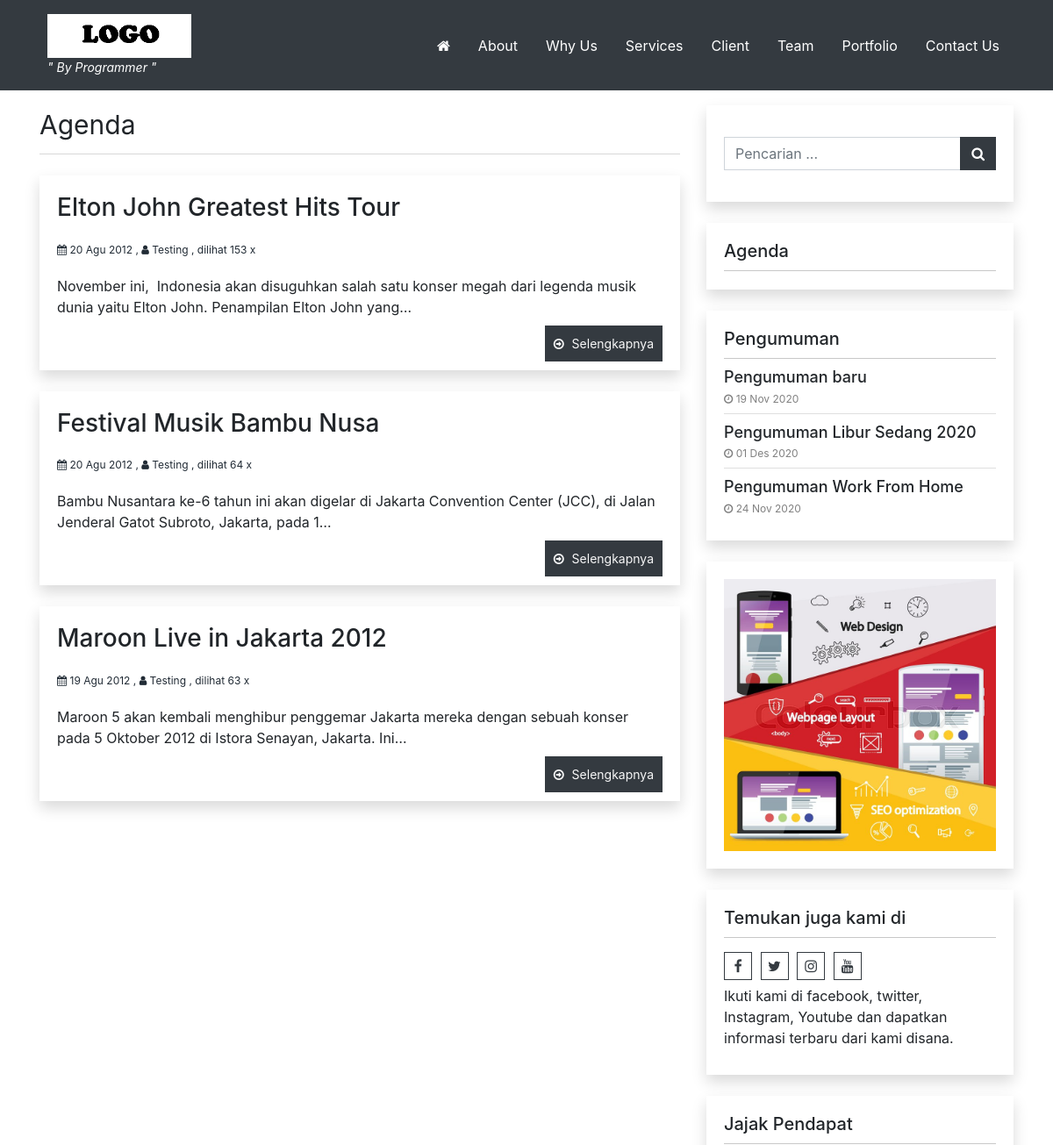
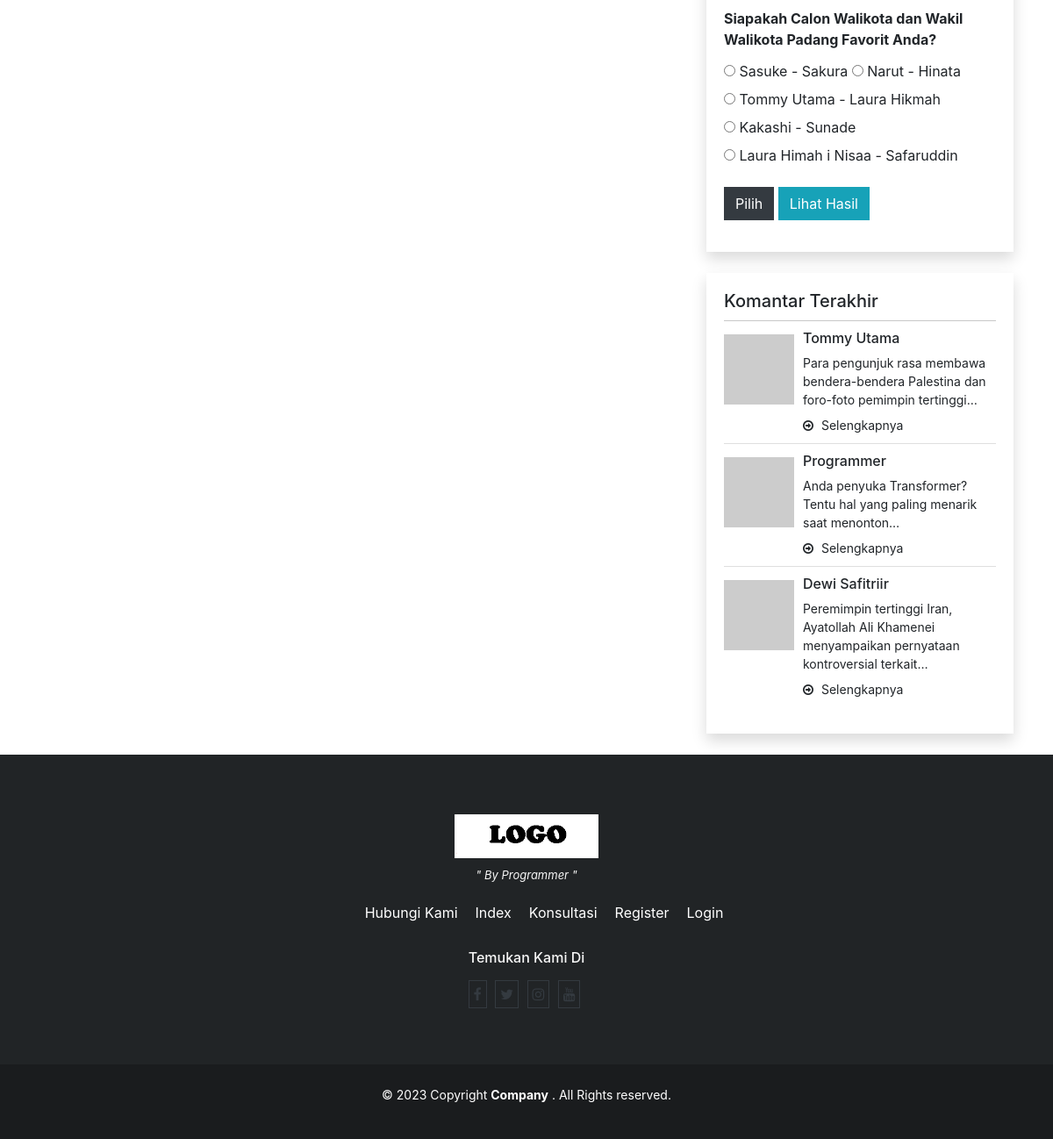
The page /index.php/agenda on the database its author committed (2 pictures, top to bottom).
### tables this page shows
CREATE TABLE `logo` (
  `id_logo` int(5) NOT NULL,
  `gambar` varchar(100) NOT NULL
);

CREATE TABLE `tbl_nicepage` (
  `id` int(5) NOT NULL,
  `key` varchar(255) DEFAULT NULL,
  `value` text DEFAULT NULL
);

CREATE TABLE `agenda` (
  `id_agenda` int(5) NOT NULL,
  `tema` varchar(100) NOT NULL,
  `tema_seo` varchar(100) NOT NULL,
  `isi_agenda` text NOT NULL,
  `tempat` varchar(100) NOT NULL,
  `pengirim` varchar(100) NOT NULL,
  `gambar` varchar(100) NOT NULL,
  `tgl_mulai` date NOT NULL,
  `tgl_selesai` date NOT NULL,
  `tgl_posting` date NOT NULL,
  `jam` varchar(50) NOT NULL,
  `dibaca` int(5) NOT NULL DEFAULT 1,
  `username` varchar(50) NOT NULL
);

CREATE TABLE `users` (
  `username` varchar(50) NOT NULL,
  `password` varchar(255) NOT NULL,
  `nama_lengkap` varchar(100) NOT NULL,
  `email` varchar(100) NOT NULL,
  `no_telp` varchar(20) NOT NULL,
  `foto` varchar(100) NOT NULL,
  `level` varchar(20) NOT NULL DEFAULT 'user',
  `blokir` enum('Y','N') NOT NULL DEFAULT 'N',
  `id_session` varchar(255) NOT NULL
);

CREATE TABLE `tbl_nicepage_pengumuman` (
  `username` varchar(50) DEFAULT NULL,
  `id_pengumuman` int(5) NOT NULL,
  `judul_seo` varchar(255) DEFAULT NULL,
  `judul` varchar(255) DEFAULT NULL,
  `gambar` varchar(255) DEFAULT NULL,
  `deskripsi` text DEFAULT NULL,
  `dibaca` int(10) DEFAULT NULL,
  `tanggal` date DEFAULT NULL
);

CREATE TABLE `pasangiklan` (
  `id_pasangiklan` int(5) NOT NULL,
  `judul` varchar(100) NOT NULL,
  `username` varchar(50) NOT NULL,
  `url` varchar(100) NOT NULL,
  `source` text NOT NULL,
  `gambar` varchar(100) NOT NULL,
  `tgl_posting` date NOT NULL
);

CREATE TABLE `identitas` (
  `id_identitas` int(5) NOT NULL,
  `nama_website` varchar(100) NOT NULL,
  `email` varchar(100) NOT NULL,
  `url` varchar(100) NOT NULL,
  `facebook` text NOT NULL,
  `rekening` varchar(100) NOT NULL,
  `no_telp` varchar(20) NOT NULL,
  `meta_deskripsi` varchar(250) NOT NULL,
  `meta_keyword` varchar(250) NOT NULL,
  `favicon` varchar(50) NOT NULL,
  `maps` text NOT NULL
);

CREATE TABLE `poling` (
  `id_poling` int(5) NOT NULL,
  `pilihan` varchar(100) NOT NULL,
  `status` varchar(20) NOT NULL,
  `username` varchar(50) NOT NULL,
  `rating` int(5) NOT NULL DEFAULT 0,
  `aktif` enum('Y','N') NOT NULL
);

CREATE TABLE `komentar` (
  `id_komentar` int(5) NOT NULL,
  `id_berita` int(5) NOT NULL,
  `nama_komentar` varchar(100) NOT NULL,
  `url` varchar(100) NOT NULL,
  `isi_komentar` text NOT NULL,
  `tgl` date NOT NULL,
  `jam_komentar` time NOT NULL,
  `aktif` enum('Y','N') NOT NULL DEFAULT 'Y',
  `email` varchar(100) NOT NULL
);

CREATE TABLE `menu` (
  `id_menu` int(5) NOT NULL,
  `id_parent` int(5) NOT NULL DEFAULT 0,
  `nama_menu` varchar(255) NOT NULL,
  `link` varchar(100) NOT NULL,
  `aktif` enum('Ya','Tidak') NOT NULL DEFAULT 'Ya',
  `position` enum('Top','Bottom') DEFAULT 'Bottom',
  `urutan` int(3) NOT NULL
);

### application/views/nicepage/agenda.php (the view, shortened to what the rows shown need)
<?php
$get_section_agenda    = $this->model_utama->view_where('tbl_nicepage',array('key' => 'section_agenda'))->row_array();
if(isset($get_section_agenda['value'])){
	if(!empty($get_section_agenda['value'])){
		$section_agenda = json_decode($get_section_agenda['value'],true);
	}
}
?>
<div class="row">
	<?php
	  foreach ($agenda->result_array() as $r) {
		  $tgl_posting = tgl_indo($r['tgl_posting']);
		  $baca = $r['dibaca']+1;
		  $judul = $r['tema'];
		  $isi = word_limiter(strip_tags($r['isi_agenda']),20);
		  $user =  $this->model_utama->view_where('users',array('username' => $r['username'] ))->row_array();
		  ?>
			<div class="col-md-12 mb-4">
			  <div class="agenda card shadow h-100">
		  			<div class="row">
						<div class="col-md-<?php echo ($section_agenda['gambar_halaman'] == '1') ? '8' : '12';?>">
							<div class="card card-content">
								<div class="card-body">
									<a href="<?php echo base_url()."agenda/detail/".$r['tema_seo'];?>">
										<h3 class="card-title"><?php echo $judul;?></h3>
									</a>
									<div class="post-meta">
										<i class="fa fa-calendar"></i> <?php echo  $tgl_posting; ?> ,
										<?php if(!empty( $user['nama_lengkap'])) {?>
											<i class="fa fa-user"></i> <?php echo $user['nama_lengkap']; ?> ,
										<?php } ?>
										dilihat <?php echo $baca;?> x
									</div>
									<div class="card-text">
										<?php echo $isi;  ?>
									</div>
									<a href="<?php echo base_url()."agenda/detail/".$r['tema_seo'];?>" class="read-more">
										Selengkapnya
									</a>
								</div>
							</div>
						</div>
					</div>
				</div>
			</div>
		  <?php
	  }
?>
</div>

### application/views/nicepage/partials/header.php (shortened to what the rows shown need)
<nav class="main-menu-container navbar navbar-dark fixed-top  py-2 py-lg-3">
	<div class="container ml-5 pl-4 ml-lg-auto pl-lg-auto">
		<?php
			$base_path = FCPATH;
			$id_website = $this->model_utama->view('identitas')->row_array();
			$logo_website = $this->model_utama->view('logo')->row_array();
		?>
		<a class="navbar-brand float-left" href="<?php echo base_url();?>">
			<?php
				if ( $logo_website['gambar'] !== '' &&  file_exists( $base_path ."asset/logo/".$logo_website['gambar'] ) ){
					$img_src = base_url() ."asset/logo/".$logo_website['gambar'] ;
					?>
						<div class="logo-header">
							<img  src="<?php echo $img_src ;?>" alt="<?php echo $id_website['nama_website']; ?>">
						</div>
					<?php
				} else {
					?>
					<?php echo $id_website['nama_website']; ?>
					<?php
				}
			?>
			<?php
			if( isset($tagline['header']) && isset($tagline['text'])) {
				if(!empty($tagline['text'] && $tagline['header'] ==  '1') ){
					?>
					<div class="tagline-header d-lg-block d-none">" <?php echo $tagline['text'];?> "</div>
					<?php
				}
			}?>
		</a>
	</div>
</nav>

### application/views/nicepage/partials/sidebar.php
<div class="sidebar">
<?php
$get_setting_sidebar    = $this->model_utama->view_where('tbl_nicepage',array('key' => 'setting_sidebar'))->row_array();
$sidebar = array();
if(isset($get_setting_sidebar['value'])) {
	if(!empty($get_setting_sidebar['value'])){
		$setting_sidebar = json_decode($get_setting_sidebar['value'],true);
		if(!empty($setting_sidebar)) {
			$number = 0;
			foreach($setting_sidebar as $i => $widget_id){
				$id = key($widget_id);
				$sidebar[$number]['widget_id'] = $id;
				$sidebar[$number]['widget_setting'] = $widget_id[$id];
				$number++;
			}
		}
	}
}
foreach($sidebar as $i => $item) {
	$file_sidebar = VIEWPATH . template().'/widgets/' . $item['widget_id'] . '.php';
	if( file_exists($file_sidebar)) {
		$widget_setting = $item['widget_setting'];
		include $file_sidebar;
	}
}
?>
</div>

### application/views/nicepage/widgets/widget_pengumuman.php (shortened to what the rows shown need)
<div class="widget card mb-4 widget-pengumuman ">
		<?php
			$jumlah_pengumuman = 0;
			if( isset($widget_setting['judul']) ) {
				if( !empty(trim($widget_setting['judul']))) {
					?>
					<h5 class="card-header">
						<?php echo $widget_setting['judul'];?>
					</h5>
					<?php
				}
			}
			if( isset($widget_setting['jumlah']) ) {
				$jumlah_pengumuman = (int) $widget_setting['jumlah'];
			}
			$tampilkan_gambar =  1;
			if( isset($widget_setting['tampilkan_gambar']) ) {
				$tampilkan_gambar = (int) $widget_setting['tampilkan_gambar'];
			}
		?>
	<div class="card-body">
		<ul>
			<?php
				$pengumuman = $this->db->query("
					SELECT
						*
					FROM
						tbl_nicepage_pengumuman
					ORDER BY
						id_pengumuman DESC
					LIMIT 0,".$jumlah_pengumuman
				)->result_array();
				foreach ($pengumuman as $item) {
					?>
					<li class="list-post">
						<div class="post-content"
							<?php if($tampilkan_gambar == 0) { ?>
								style="min-height: auto;padding: 0;"
							<?php } ?>
							>
							<a href="<?php echo base_url('pengumuman/detail/'.$item['judul_seo']);?>" >
								<h5 class="post-header">
									<?php echo $item['judul'];?>
								</h5>
							</a>
								<div class="post-meta">
									<i class="fa fa-clock-o"></i> <?php echo tgl_indo($item['tanggal']);?>
								</div>
						</div>
					</li>
					<?php
				}
			?>
		</ul>
    </div>
</div>

### application/views/nicepage/widgets/widget_iklan_sidebar.php (shortened to what the rows shown need)
<div class="widget card mb-4 widget-iklan-sidebar">
			<?php
	$iklan_sidebar = 0;
	if( isset($widget_setting['iklan_sidebar']) ) {
		$iklan_sidebar = (int) $widget_setting['iklan_sidebar'];
	}
?>
<?php
  	$pasang_iklan_sidebar = $this->db->query("SELECT * FROM pasangiklan WHERE id_pasangiklan ='". $iklan_sidebar."'");
	foreach ($pasang_iklan_sidebar->result_array() as $iklan){
		if ($iklan['gambar'] != ''){
			?>
			<a href="<?php echo $iklan['url'];?>"
				target='_blank'>
				<img style='width:100%'
					src="<?php echo base_url()."asset/foto_pasangiklan/".$iklan['gambar'];?>"
					alt="<?php echo $iklan['judul'];?>" />
			</a>
			<?php
		}
	 }
?>
</div>

### application/views/nicepage/widgets/widget_social.php
<div class="widget card mb-4 widget-social">
	<?php
		if( isset($widget_setting['judul']) ) {
			if( !empty(trim($widget_setting['judul']))) {
				?>
				<h5 class="card-header">
					<?php echo $widget_setting['judul'];?>
				</h5>
				<?php
			}
		}
	?>
	<div class="social-bar">
		<?php
			$sosmed = $this->model_utama->view('identitas')->row_array();
			$pecahd = explode(",", $sosmed['facebook']);
		?>
		<a target="_BLANK" href="<?php echo $pecahd[0]; ?>" class="social-icon"><i class="fa fa-facebook" aria-hidden="true"></i></a>
		<a target="_BLANK" href="<?php echo $pecahd[1]; ?>" class="social-icon"><i class="fa fa-twitter" aria-hidden="true"></i></a>
		<a target="_BLANK" href="<?php echo $pecahd[2]; ?>" class="social-icon"><i class="fa fa-instagram" aria-hidden="true"></i></a>
		<a target="_BLANK" href="<?php echo $pecahd[3]; ?>" class="social-icon"><i class="fa fa-youtube" aria-hidden="true"></i></a>
		<?php
			if( isset($widget_setting['teks']) ) {
				if( !empty(trim($widget_setting['teks']))) {
					?>
					<div class="social-text"><?php echo $widget_setting['teks'];?></div>
					<?php
				}
			}
		?>
	</div>
</div>

### application/views/nicepage/widgets/widget_polling.php
<div class="widget card mb-4 widget-polling">
		<?php
			if( isset($widget_setting['judul']) ) {
				if( !empty(trim($widget_setting['judul']))) {
					?>
					<h5 class="card-header">
						<?php echo $widget_setting['judul'];?>
					</h5>
					<?php
				}
			}
		?>
	<div class="card-body">
		<?php
			$t = $this->model_utama->view_where('poling',array('aktif' => 'Y','status' => 'Pertanyaan'))->row_array();
		?>
		<div class="card-title">
			<strong><?php echo $t['pilihan'];?></strong>
		</div>
		<form class="form" method="POST" action="<?php echo base_url()."polling/hasil";?>">
		<div class="form-group">
			<?php
				$pilih = $this->model_utama->view_where('poling',array('aktif' => 'Y','status' => 'Jawaban'));
				foreach ($pilih->result_array() as $p) {
					?>
					<label>
						<input type="radio" name="pilihan" value="<?php echo $p['id_poling'];?>"/> <?php echo $p['pilihan'];?>
					</label>
					<?php
				}
			?>
	 	</div>
		<div class="form-group">
			<input type=submit class="btn btn-submit" value="Pilih" />
			<a class="btn btn-info" href="<?php echo base_url()."polling";?>">Lihat Hasil</a>
		</div>
		</form>
	</div>
</div>

### application/views/nicepage/widgets/widget_komentar.php (shortened to what the rows shown need)
<div class="widget card mb-4 widget-comments">
		<?php
			$jumlah_komentar = 0;
			if( isset($widget_setting['judul']) ) {
				if( !empty(trim($widget_setting['judul']))) {
					?>
					<h5 class="card-header">
						<?php echo $widget_setting['judul'];?>
					</h5>
					<?php
				}
			}
			if( isset($widget_setting['jumlah']) ) {
				$jumlah_komentar = (int) $widget_setting['jumlah'];
			}
		?>
		<ul>
			<?php
				$komentar = $this->model_utama->view_where_ordering_limit(
					'komentar',
					array('aktif' => 'Y'),
					'id_komentar',
					'DESC',
					0,$jumlah_komentar
				);
			  	foreach ($komentar->result_array() as $r) {
					$isi_komentar = strip_tags($r['isi_komentar']);
					$avatar = md5(strtolower(trim($r['email'])));
					$b = $this->model_utama->view_where('berita',array('id_berita' => $r['id_berita']))->row_array();
					?>
					<li>
						<div class='comment-photo'>
							<?php if(!empty($avatar)) {?>
							<img src='https://www.gravatar.com/avatar/<?php echo $avatar;?>.jpg?s=60'/>
							<?php } else { ?>
							<i class="fa fa-user-circle user" aria-hidden="true"></i>
							<?php } ?>
						</div>
						<div class='comment-content'>
							<h5> <?php echo $r['nama_komentar'];?></h5>
							<div>
								<?php echo word_limiter( strip_tags($isi_komentar),10);?>
							</div>
							<a href="<?php echo base_url().$b['judul_seo'];?>" class="pt-2 read-more">
								Selengkapnya
							</a>
						</div>
					 </li>
					 <?php
				}
			?>
		</ul>
</div>

### application/views/nicepage/partials/footer.php (shortened to what the rows shown need)
<?php
$id_website = $this->model_utama->view('identitas')->row_array();
$logo_website = $this->model_utama->view('logo')->row_array();
$get_lokasi_menu    = $this->model_utama->view_where('tbl_nicepage',array('key' => 'lokasi_menu'))->row_array();
if(isset($get_lokasi_menu['value'])){
	if(!empty($get_lokasi_menu['value'])){
		$lokasi_menu = json_decode($get_lokasi_menu['value'],true);
	}
}
$menu_footer_id = '';
if(isset($lokasi_menu['menu_footer'])) {
	$menu_footer_id = $lokasi_menu['menu_footer'];
}
function build_footer_menu($menu_parent_id ){
	$list_menu = '';
	$ci = & get_instance();
	$get_menus = $ci->db->query("
		SELECT
			id_menu,
			nama_menu,
			link
		FROM
			menu
		WHERE
			aktif='Ya'
			AND
			id_parent='". $menu_parent_id."'
		ORDER BY urutan
	")->result_array();
	if(!empty($get_menus)) {
		$list_menu .= '<ul class="footer-menu">';
		foreach($get_menus as $menu_item) {
			$ahref_ttr ='';
			$base_url = base_url($menu_item['link']);
			$list_menu .= '<li class="menu-item" id="menu-item-'.$menu_item['id_menu'].'">';
			$list_menu .= '<a '. $ahref_ttr .' href="'. $base_url .'">';
			$list_menu .= $menu_item['nama_menu'];
			$list_menu .= '</a>';
			$list_menu .= '</li>';
		}
		$list_menu .= '</ul>';
	}
	return $list_menu;
}
$base_path = FCPATH;
?>
<footer>
	<div id="footer" class="py-5">
		<div class="container">
			<div class="row">
				<div class="col-md-12 text-center">
					<?php
						if ( $logo_website['gambar'] !== '' &&  file_exists( $base_path ."asset/logo/".$logo_website['gambar'] ) ){
							$img_src = base_url() ."asset/logo/".$logo_website['gambar'] ;
							?>
								<div class="logo-footer">
									<img  src="<?php echo $img_src ;?>" alt="<?php echo $id_website['nama_website']; ?>">
								</div>
							<?php
						} else {
							?>
							<h3 class="logo-text">
								<?php echo $id_website['nama_website']; ?>
							</h3>
							<?php
						}
					?>
					<?php
					if( isset($tagline['footer']) && isset($tagline['text'])) {
						if(!empty($tagline['text'] && $tagline['footer'] ==  '1') ){
							?>
							<div class="tagline-footer">" <?php echo $tagline['text'];?> "</div>
							<?php
						}
					}?>
				</div>
				<div class="col-md-12 text-center">
					<?php
						echo build_footer_menu($menu_footer_id);
					?>
				</div>
						<?php
							$sosmed = $this->model_utama->view('identitas')->row_array();
						?>
			</div>
		</div>
	</div>
	<div id="footer-bottom" class="py-4 text-center">
		<div class="container">
			<p>&copy; <?php echo date('Y');?> Copyright <b><?php echo $id_website['nama_website']; ?></b> . All Rights reserved.</p>
		</div>
	</div>
</footer>

### rows shown on the page
logo: gambar (picture)
tbl_nicepage: value "By Programmer"
agenda: tema "Elton John Greatest Hits Tour", tgl_posting "20 Agu 2012", users.nama_lengkap "Testing", dibaca "153", isi_agenda "November ini, Indonesia akan disuguhkan salah satu konser megah dari legenda musik dunia yaitu Elton John. Penampilan Elton John yang…"
agenda: tema "Festival Musik Bambu Nusa", tgl_posting "20 Agu 2012", users.nama_lengkap "Testing", dibaca "64", isi_agenda "Bambu Nusantara ke-6 tahun ini akan digelar di Jakarta Convention Center (JCC), di Jalan Jenderal Gatot Subroto, Jakarta, pada 1…"
agenda: tema "Maroon Live in Jakarta 2012", tgl_posting "19 Agu 2012", users.nama_lengkap "Testing", dibaca "63", isi_agenda "Maroon 5 akan kembali menghibur penggemar Jakarta mereka dengan sebuah konser pada 5 Oktober 2012 di Istora Senayan, Jakarta. Ini…"
tbl_nicepage_pengumuman: judul "Pengumuman baru", tanggal "19 Nov 2020"
tbl_nicepage_pengumuman: judul "Pengumuman Libur Sedang 2020", tanggal "01 Des 2020"
tbl_nicepage_pengumuman: judul "Pengumuman Work From Home", tanggal "24 Nov 2020"
pasangiklan: gambar (picture)
identitas: judul "Temukan juga kami di", teks "Ikuti kami di facebook, twitter, Instagram, Youtube dan dapatkan informasi terbaru dari kami disana.", nama_website "Company"
poling: pilihan "Siapakah Calon Walikota dan Wakil Walikota Padang Favorit Anda?"
poling: pilihan "Sasuke - Sakura"
poling: pilihan "Narut - Hinata"
poling: pilihan "Tommy Utama - Laura Hikmah"
poling: pilihan "Kakashi - Sunade"
poling: pilihan "Laura Himah i Nisaa - Safaruddin"
komentar: nama_komentar "Tommy Utama", isi_komentar "Para pengunjuk rasa membawa bendera-bendera Palestina dan foro-foto pemimpin tertinggi…"
komentar: nama_komentar "Programmer", isi_komentar "Anda penyuka Transformer? Tentu hal yang paling menarik saat menonton…"
komentar: nama_komentar "Dewi Safitriir", isi_komentar "Peremimpin tertinggi Iran, Ayatollah Ali Khamenei menyampaikan pernyataan kontroversial terkait…"
menu: value "Hubungi Kami"
menu: value "Index"
menu: value "Konsultasi"
menu: value "Register"
menu: value "Login"

### other values the page prints
$widget_setting['judul'] "Agenda"
$widget_setting['judul'] "Pengumuman"
$widget_setting['judul'] "Jajak Pendapat"
$widget_setting['judul'] "Komantar Terakhir"
